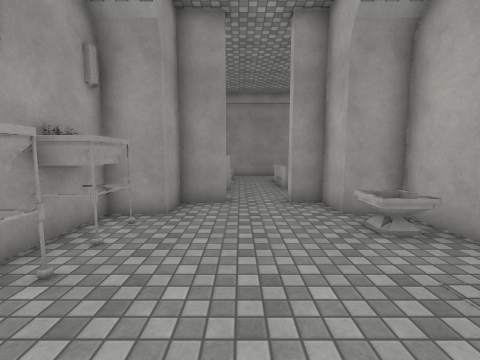
[1] (above)

16 first-person views from a walk through a 3-D level made in the Unity game engine. The camera is 1.5 m above the floor, tilts 6° down and sees 90° across. The floor is counted in squares, 1 m on a side. Each view is taken from the middle of a square. On the plan, view 1 faces up. The plan holds only what a view shows up to about 13 squares ahead; the rest is blank. The place goes on beyond the plan. Surface patterns are stand-ins for the level's own textures.

[2]
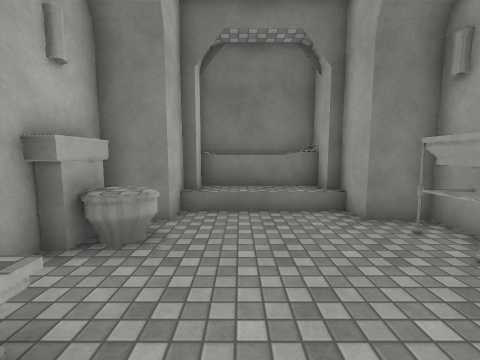

[3]
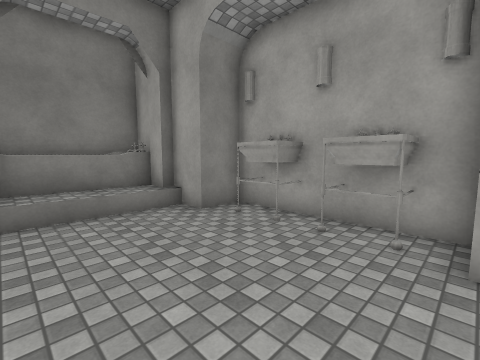

[4]
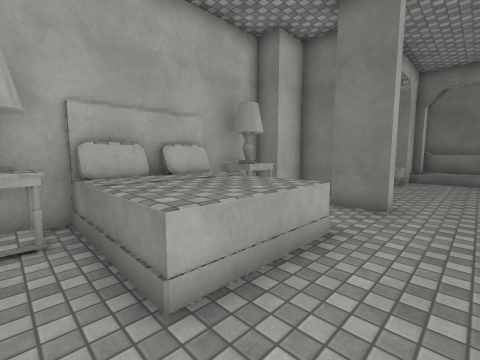

[5]
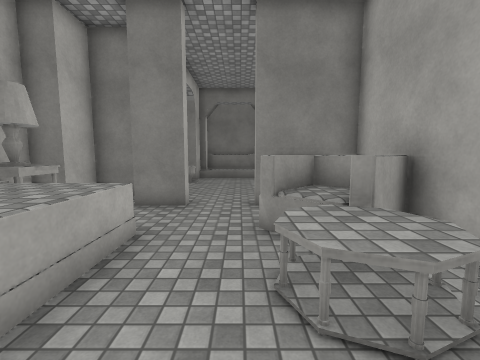

[6]
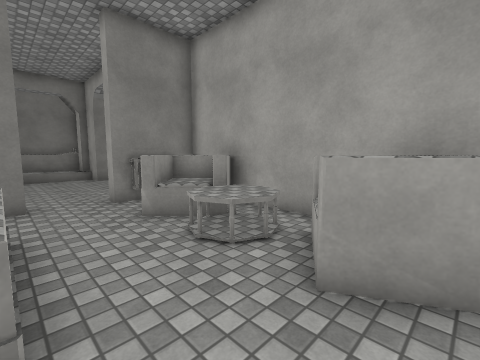

[7]
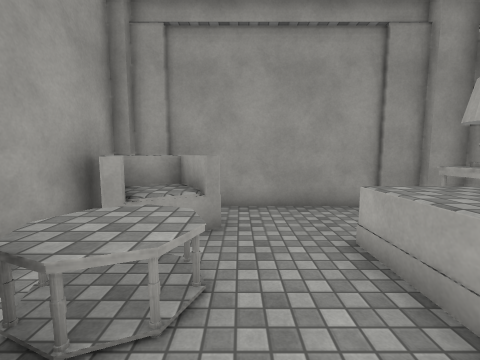

[8]
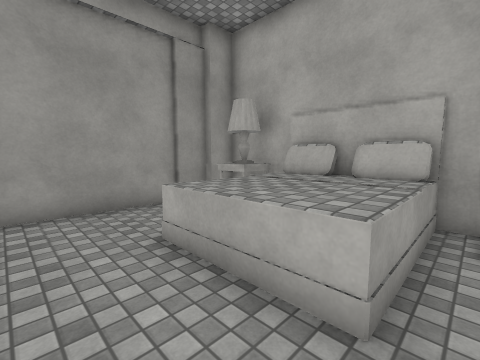

[9]
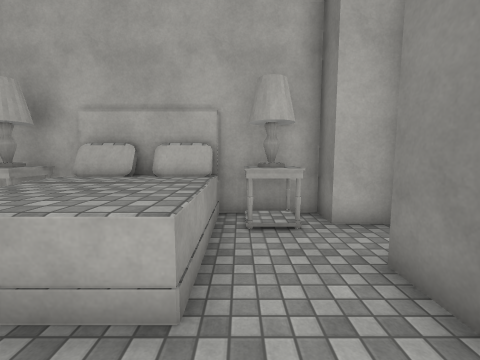

[10]
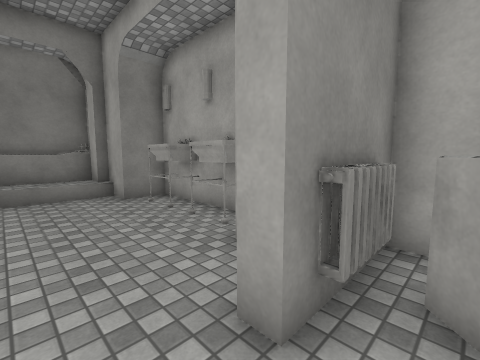

[11]
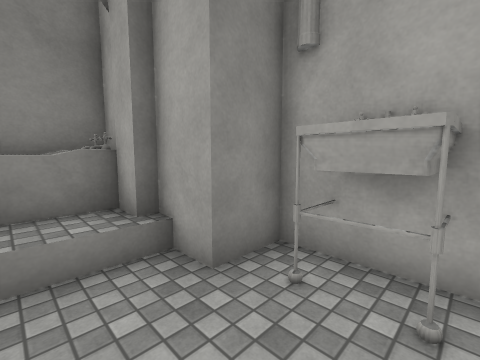

[12]
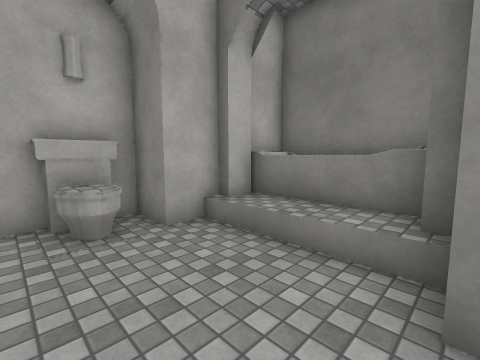

[13]
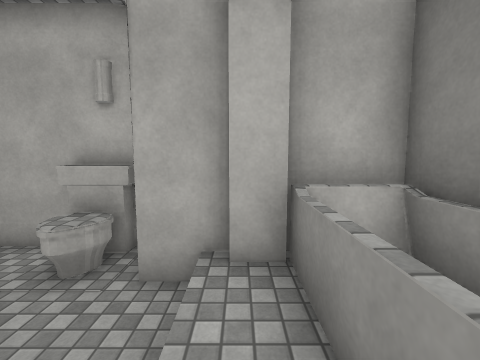

[14]
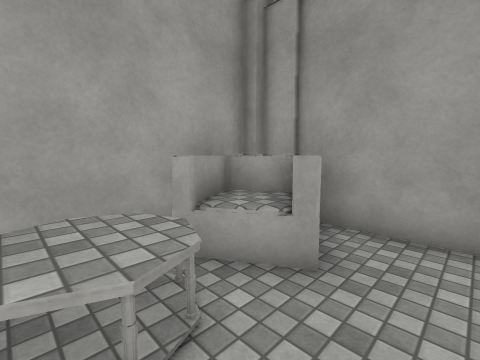

[15]
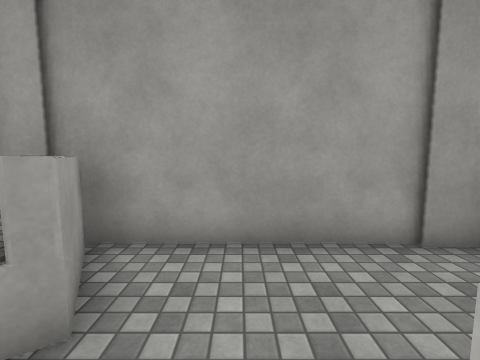

[16]
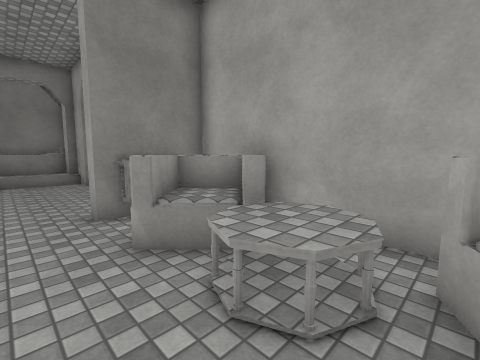

### Floor plan
Key: @ floor where view 1 was taken; # wall or solid block; x gap in a wall; . main floor; : floor 0.5 m higher than the main floor; v drop or lower ground; O other object.
Columns run from 4 left of view 1 to 6 right of it. Each row starts with its distance up from view 1.
 17  vv########
 16 #OOO.....O#
 15 #OOO.....O#
 14 ##O...OOOO#
 13  #OOO.OOOOO
 12 ##OO..OOOOO
 11  OOO..OOOOO
 10  OOO.....O#
  9 ##O......O#
  8  #O#..##.x#
  7   #....#.#
  6 ###....###
  5 #OO....O#
  4 #OO....O#
  3 #O......#
  2 #OO....OO
  1 #......O#
  0 ###.@..##
 -1   #:::##
 -2   #OOOO#
 -3   #O OO#
 -4   ######

Positions as (right, up) in squares from view 1, and headings:
1: (0, 0), facing up
2: (1, 6), facing down
3: (2, 6), facing down-left
4: (0, 15), facing down-right
5: (0, 15), facing down
6: (2, 16), facing down-left
7: (0, 10), facing up
8: (0, 10), facing up-right
9: (0, 10), facing right
10: (1, 9), facing down-left
11: (0, 3), facing down-left
12: (-2, 3), facing down-right
13: (-1, -1), facing right
14: (1, 12), facing up-left
15: (1, 13), facing up
16: (1, 14), facing down-left
